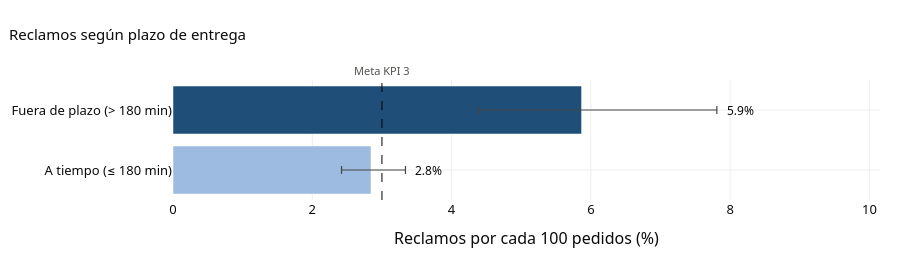

The notebook cell this image was saved under:
### Code cell
# ¿Los pedidos fuera de plazo generan más reclamos?
display(kg.reclamos_segun_plazo(df).round(2))
kg.fig_reclamos_segun_plazo(df).show()

### Figure 1 — Plotly figure (JSON) as saved in the notebook; plotly's stock layout.template omitted (floating-point values rounded to 4 significant figures)
{"data": [{"customdata": [[144, 5065], [43, 733]], "error_x": {"array": [0.4947, 1.942], "arrayminus": [0.4232, 1.482], "color": "#444", "symmetric": false, "thickness": 1.2, "type": "data", "width": 4}, "hovertemplate": "%{y}<br>Tasa: %{x:.2f}%<br>Reclamos / pedidos: %{customdata[0]} / %{customdata[1]:,}<extra></extra>", "marker": {"color": ["#9dbbe0", "#1f4e79"]}, "orientation": "h", "type": "bar", "x": [2.843, 5.866], "y": ["A tiempo (≤ 180 min)", "Fuera de plazo (> 180 min)"]}], "layout": {"annotations": [{"font": {"size": 12}, "showarrow": false, "text": "2.8%", "x": 3.338, "xanchor": "left", "xshift": 8, "y": "A tiempo (≤ 180 min)"}, {"font": {"size": 12}, "showarrow": false, "text": "5.9%", "x": 7.809, "xanchor": "left", "xshift": 8, "y": "Fuera de plazo (> 180 min)"}, {"font": {"color": "#52514e", "size": 11}, "showarrow": false, "text": "Meta KPI 3", "x": 3, "xanchor": "center", "xref": "x", "y": 1, "yanchor": "bottom", "yref": "y domain"}], "font": {"color": "#0b0b0b", "family": "system-ui, -apple-system, Segoe UI, sans-serif", "size": 13}, "height": 260, "hoverlabel": {"bgcolor": "white", "font": {"size": 12}}, "legend": {"font": {"size": 11}, "orientation": "h", "title": {"text": ""}, "x": 0, "xanchor": "left", "y": -0.14, "yanchor": "top"}, "margin": {"b": 60, "l": 60, "r": 20, "t": 80}, "paper_bgcolor": "rgba(0,0,0,0)", "plot_bgcolor": "white", "shapes": [{"line": {"color": "black", "dash": "dash", "width": 1}, "type": "line", "x0": 3, "x1": 3, "xref": "x", "y0": 0, "y1": 1, "yref": "y domain"}], "title": {"font": {"size": 15}, "text": "Reclamos según plazo de entrega", "x": 0.01, "xanchor": "left"}, "xaxis": {"gridcolor": "#eeeeee", "range": [0, 10.15], "title": {"text": "Reclamos por cada 100 pedidos (%)"}, "zeroline": false}, "yaxis": {"gridcolor": "#eeeeee", "title": {}, "zeroline": false}}}
